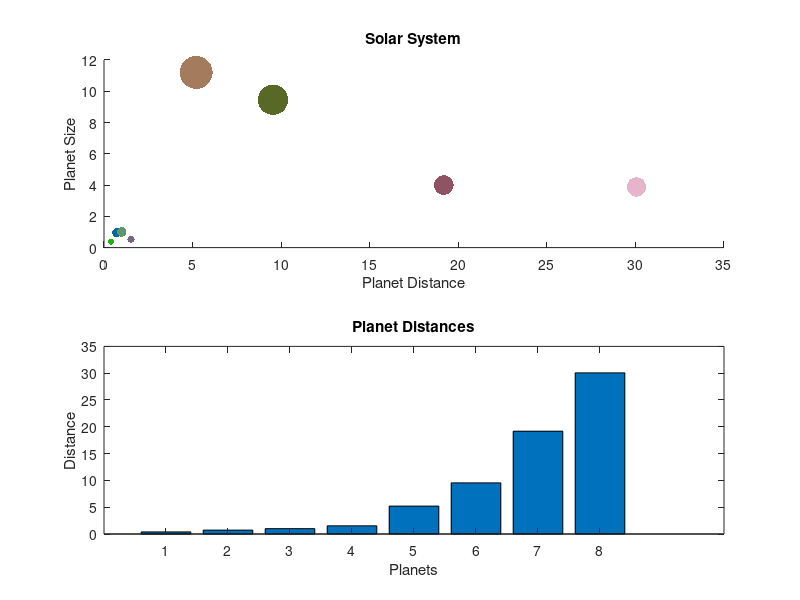

Here is the MATLAB script that generated this plot:
% Author Name: Keira Seidman
% Email: seidma59@rowan.edu
% Course: MATLAB Programming - Fall 2024
% Assignment: Assignment 2
% Task: 4
% Date: 10/18/24

% creating vectors for distance and size
planet_distance = [0.39 0.723 1 1.524 5.203 9.539 19.18 30.06];
planet_size = [0.38 0.95 1 0.53 11.2 9.45 4 3.88];

% making that into a scatter plot
subplot(2,1,1)
colors = rand(length(planet_distance), 3);
scatter(planet_distance, planet_size, planet_size*50 , colors, 'filled');

% adding lables
xlabel('Planet Distance');
ylabel('Planet Size');
title('Solar System');

% turning into a bar chart
subplot(2,1,2)
bar(planet_distance);

% add labels
xlabel('Planets')
ylabel('Distance')
title('Planet Distances')

% save as image
saveas(gcf,'solar_system_visualization.png')